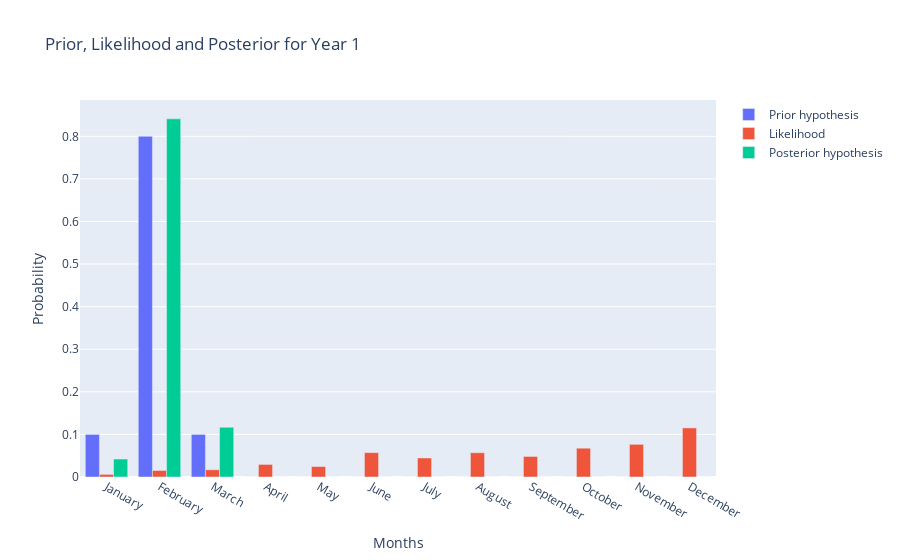

Notebook source saved alongside this figure:
### Code cell
fig.update_layout(
    title='Prior, Likelihood and Posterior for Year 1',
    xaxis_title='Months',
    yaxis_title='Probability',
    barmode='group')

### Figure 1 — Plotly figure (JSON) as saved in the notebook; plotly's stock layout.template omitted (floating-point values rounded to 4 significant figures)
{"data": [{"name": "Prior hypothesis", "type": "bar", "x": ["January", "February", "March", "April", "May", "June", "July", "August", "September", "October", "November", "December"], "y": [0.1, 0.8, 0.1, 0, 0, 0, 0, 0, 0, 0, 0, 0]}, {"name": "Likelihood", "type": "bar", "x": ["January", "February", "March", "April", "May", "June", "July", "August", "September", "October", "November", "December"], "y": [0.006142, 0.0153, 0.017, 0.02953, 0.02459, 0.05722, 0.04468, 0.057, 0.04828, 0.06766, 0.07672, 0.1153]}, {"name": "Posterior hypothesis", "type": "bar", "x": ["January", "February", "March", "April", "May", "June", "July", "August", "September", "October", "November", "December"], "y": [0.0422, 0.841, 0.1168, 0, 0, 0, 0, 0, 0, 0, 0, 0]}], "layout": {"autosize": true, "barmode": "group", "title": {"text": "Prior, Likelihood and Posterior for Year 1"}, "xaxis": {"autorange": true, "range": [-0.5, 11.5], "title": {"text": "Months"}, "type": "category"}, "yaxis": {"autorange": true, "range": [0, 0.8853], "title": {"text": "Probability"}, "type": "linear"}}}
